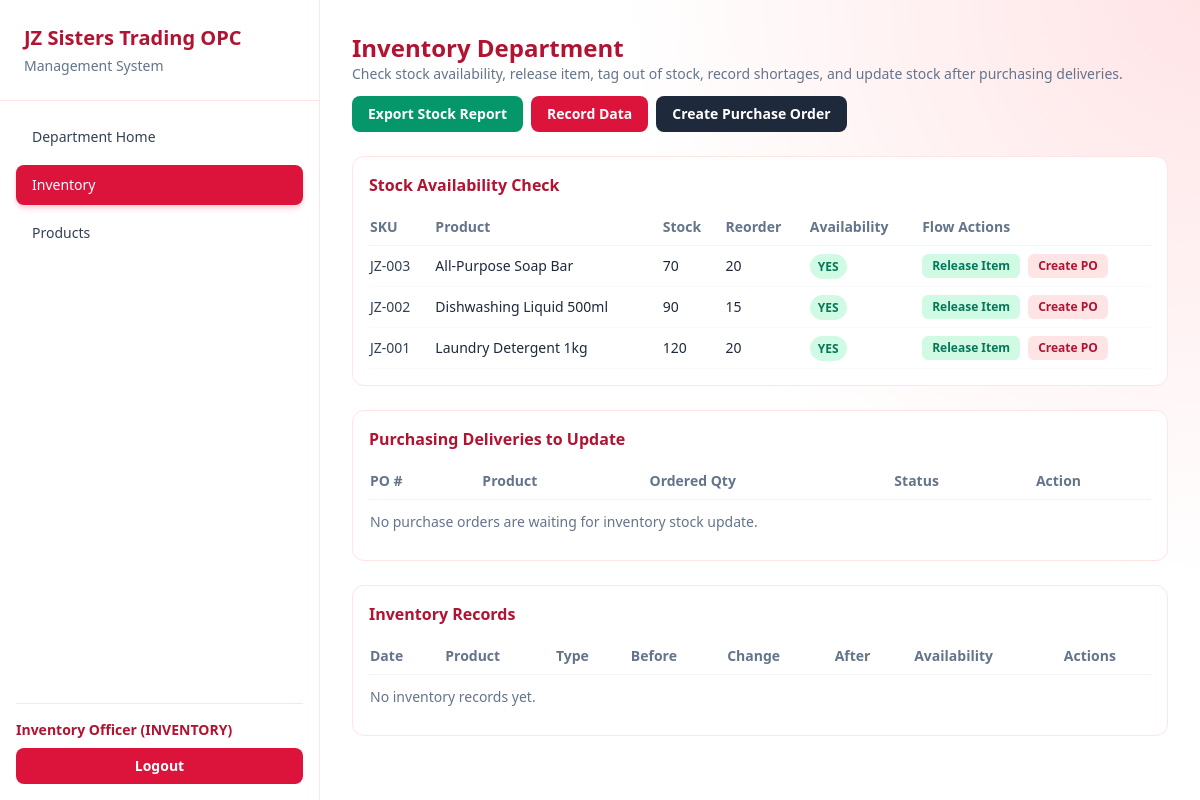
Page /department/inventory.php (signed in) on the committed database.
### tables this page shows
CREATE TABLE `products` (
  `id` int(11) NOT NULL,
  `sku` varchar(50) NOT NULL,
  `product_name` varchar(150) NOT NULL,
  `description` text DEFAULT NULL,
  `price` decimal(12,2) NOT NULL DEFAULT 0.00,
  `stock_qty` int(11) NOT NULL DEFAULT 0,
  `reorder_level` int(11) NOT NULL DEFAULT 10,
  `created_at` timestamp NOT NULL DEFAULT current_timestamp()
);

### includes/helpers.php (called while the page is built, shortened)
<?php
function e($value)
{
    return htmlspecialchars((string)$value, ENT_QUOTES, 'UTF-8');
}
function config($key = null, $default = null)
{
    $config = $GLOBALS['app_config'] ?? [];
    $segments = explode('.', (string)$key);
    $value = $config;
    foreach ($segments as $segment) {
        $value = $value[$segment];
    }
    return $value;
}
function app_base_url()
{
    $baseUrl = trim((string)config('app.base_url', '/client1'));
    return '/' . trim($baseUrl, '/');
}
function app_url($path = '')
{
    $path = ltrim((string)$path, '/');
    $baseUrl = app_base_url();
    return $baseUrl . '/' . $path;
}
function asset_url($path = '')
{
    $path = ltrim((string)$path, '/');
    return app_url('assets/' . $path);
}

### includes/auth.php (called while the page is built, shortened)
<?php
function current_user()
{
    return $_SESSION['user'] ?? null;
}

### department/inventory.php (the view, shortened to what this page needs)
<?php
require_once __DIR__ . '/../includes/bootstrap.php';
$activePage = 'inventory';
$products = $pdo->query('SELECT * FROM products ORDER BY product_name ASC')->fetchAll();
$incomingPurchaseOrders = $pdo->query("SELECT po.id, po.po_number, po.quantity, po.status, p.sku, p.product_name FROM purchase_orders po JOIN products p ON p.id = po.product_id WHERE po.status = 'SENT_TO_RECEIVING' ORDER BY po.id DESC")->fetchAll();
$records = $pdo->query('SELECT ir.*, p.product_name, p.sku, u.name AS created_by_name FROM inventory_records ir JOIN products p ON p.id = ir.product_id JOIN users u ON u.id = ir.created_by ORDER BY ir.id DESC LIMIT 100')->fetchAll();
include __DIR__ . '/../partials/header.php';
?>
<div class="space-y-6">
    <div class="flex flex-wrap items-center justify-between gap-3">
        <div>
            <h2 class="text-2xl font-bold text-brand-700">Inventory Department</h2>
            <p class="text-sm text-slate-500">Check stock availability, release item, tag out of stock, record shortages, and update stock after purchasing deliveries.</p>
        </div>
        <div class="flex flex-wrap gap-2">
            <a href="<?= e(app_url('department/inventory.php')); ?>?export=stock_report_csv" class="rounded-lg bg-emerald-600 px-4 py-2 text-sm font-semibold text-white hover:bg-emerald-700">Export Stock Report</a>
            <button data-modal-open="record-inventory-modal" class="rounded-lg bg-brand-600 px-4 py-2 text-sm font-semibold text-white hover:bg-brand-700">Record Data</button>
            <button data-modal-open="quick-po-modal" class="rounded-lg bg-slate-800 px-4 py-2 text-sm font-semibold text-white hover:bg-slate-900">Create Purchase Order</button>
        </div>
    </div>
    <section class="rounded-xl border border-brand-100 bg-white p-4 overflow-x-auto">
        <h3 class="text-base font-semibold text-brand-700 mb-3">Stock Availability Check</h3>
        <table class="min-w-full text-sm">
            <thead>
            <tr class="border-b border-slate-100 text-left text-slate-500">
                <th class="py-2 pr-3">SKU</th>
                <th class="py-2 pr-3">Product</th>
                <th class="py-2 pr-3">Stock</th>
                <th class="py-2 pr-3">Reorder</th>
                <th class="py-2 pr-3">Availability</th>
                <th class="py-2">Flow Actions</th>
            </tr>
            </thead>
            <tbody>
            <?php foreach ($products as $product): ?>
                <?php
                $isAvailable = (int)$product['stock_qty'] > 0;
                $availability = $isAvailable ? 'YES' : 'NO';
                ?>
                <tr class="border-b border-slate-50">
                    <td class="py-2 pr-3 font-medium text-slate-700"><?= e($product['sku']); ?></td>
                    <td class="py-2 pr-3"><?= e($product['product_name']); ?></td>
                    <td class="py-2 pr-3"><?= (int)$product['stock_qty']; ?></td>
                    <td class="py-2 pr-3"><?= (int)$product['reorder_level']; ?></td>
                    <td class="py-2 pr-3">
                        <span class="rounded-full px-2 py-1 text-xs font-semibold <?= $availability === 'YES' ? 'bg-emerald-100 text-emerald-700' : 'bg-rose-100 text-rose-700'; ?>"><?= $availability; ?></span>
                    </td>
                    <td class="py-2">
                        <div class="flex flex-wrap gap-2">
                            <?php if ($isAvailable): ?>
                                <button data-modal-open="release-item-<?= (int)$product['id']; ?>" class="rounded-md bg-emerald-100 px-2.5 py-1 text-xs font-semibold text-emerald-700">Release Item</button>
                            <?php else: ?>
                                <button data-modal-open="tag-out-<?= (int)$product['id']; ?>" class="rounded-md bg-rose-100 px-2.5 py-1 text-xs font-semibold text-rose-700">Tag as Out of Stock</button>
                            <?php endif; ?>
                            <button data-modal-open="quick-po-<?= (int)$product['id']; ?>" class="rounded-md bg-brand-100 px-2.5 py-1 text-xs font-semibold text-brand-700">Create PO</button>
                        </div>
                    </td>
                </tr>
            <?php endforeach; ?>
            </tbody>
        </table>
    </section>
    <section class="rounded-xl border border-brand-100 bg-white p-4 overflow-x-auto">
        <h3 class="text-base font-semibold text-brand-700 mb-3">Purchasing Deliveries to Update</h3>
        <table class="min-w-full text-sm">
            <thead>
            <tr class="border-b border-slate-100 text-left text-slate-500">
                <th class="py-2 pr-3">PO #</th>
                <th class="py-2 pr-3">Product</th>
                <th class="py-2 pr-3">Ordered Qty</th>
                <th class="py-2 pr-3">Status</th>
                <th class="py-2">Action</th>
            </tr>
            </thead>
            <tbody>
            <?php if (!$incomingPurchaseOrders): ?>
                <tr><td class="py-3 text-slate-500" colspan="5">No purchase orders are waiting for inventory stock update.</td></tr>
            <?php endif; ?>
            </tbody>
        </table>
    </section>
    <section class="rounded-xl border border-brand-100 bg-white p-4 overflow-x-auto">
        <h3 class="text-base font-semibold text-brand-700 mb-3">Inventory Records</h3>
        <table class="min-w-full text-sm">
            <thead>
            <tr class="border-b border-slate-100 text-left text-slate-500">
                <th class="py-2 pr-3">Date</th>
                <th class="py-2 pr-3">Product</th>
                <th class="py-2 pr-3">Type</th>
                <th class="py-2 pr-3">Before</th>
                <th class="py-2 pr-3">Change</th>
                <th class="py-2 pr-3">After</th>
                <th class="py-2 pr-3">Availability</th>
                <th class="py-2">Actions</th>
            </tr>
            </thead>
            <tbody>
            <?php if (!$records): ?>
                <tr><td class="py-3 text-slate-500" colspan="8">No inventory records yet.</td></tr>
            <?php endif; ?>
            </tbody>
        </table>
    </section>
</div>
<?php include __DIR__ . '/../partials/footer.php'; ?>

### partials/header.php (shortened to what this page needs)
<?php
$user = current_user();
?>
<!doctype html>
<html lang="en">
<head>
    <link rel="stylesheet" href="<?= e(asset_url('css/tailwind.css')); ?>">
</head>
<body class="page-bg min-h-screen text-slate-800">
<div class="flex min-h-screen">
    <?php if ($user): ?>
        <?php include __DIR__ . '/sidebar.php'; ?>
    <?php endif; ?>
    <main class="flex-1 p-4 pt-24 md:ml-72 md:pt-8 md:p-8 lg:ml-80">

### partials/sidebar.php (shortened to what this page needs)
<?php
$role = $user['role'] ?? '';
$displayName = $user['name'] ?? 'User';
$menu = [];
$roleMenus = [
    'INVENTORY' => [
        ['key' => 'department_home', 'label' => 'Department Home', 'path' => app_url('department/dashboard.php')],
        ['key' => 'inventory', 'label' => 'Inventory', 'path' => app_url('department/inventory.php')],
        ['key' => 'products', 'label' => 'Products', 'path' => app_url('department/products.php')],
    ],
    'PURCHASING' => [
        ['key' => 'department_home', 'label' => 'Department Home', 'path' => app_url('department/dashboard.php')],
        ['key' => 'purchasing', 'label' => 'Purchasing', 'path' => app_url('department/purchasing.php')],
    ],
    'ACCOUNTING' => [
        ['key' => 'department_home', 'label' => 'Department Home', 'path' => app_url('department/dashboard.php')],
        ['key' => 'accounting', 'label' => 'Accounting', 'path' => app_url('department/accounting.php')],
    ],
    'CASHIER' => [
        ['key' => 'department_home', 'label' => 'Department Home', 'path' => app_url('department/dashboard.php')],
        ['key' => 'cashier_dashboard', 'label' => 'Cashier Dashboard', 'path' => app_url('cashier/dashboard.php')],
        ['key' => 'browse_products', 'label' => 'Browse Products', 'path' => app_url('cashier/products.php')],
        ['key' => 'sales_orders', 'label' => 'Sales Orders', 'path' => app_url('cashier/orders.php')],
        ['key' => 'payments', 'label' => 'Payments', 'path' => app_url('cashier/payments.php')],
    ],
];
if (isset($roleMenus[$role])) {
    $menu = $roleMenus[$role];
}
?>
<aside class="hidden md:fixed md:inset-y-0 md:left-0 md:z-30 md:flex md:w-72 lg:w-80 flex-col border-r border-brand-100 bg-white/95 backdrop-blur">
    <div class="border-b border-brand-100 p-6">
        <h1 class="text-xl font-bold text-brand-700">JZ Sisters Trading OPC</h1>
        <p class="mt-1 text-sm text-slate-500">Management System</p>
    </div>
    <div class="flex flex-1 flex-col p-4">
        <div class="space-y-2">
            <?php foreach ($menu as $item): ?>
                <a href="<?= e($item['path']); ?>"
                   class="block rounded-lg px-4 py-2.5 text-sm font-medium transition <?= $activePage === $item['key'] ? 'bg-brand-600 text-white shadow-md shadow-brand-200' : 'text-slate-700 hover:bg-brand-50 hover:text-brand-700'; ?>">
                    <?= e($item['label']); ?>
                </a>
            <?php endforeach; ?>
        </div>
        <div class="mt-auto border-t border-brand-100 pt-4">
            <p class="text-sm font-semibold text-brand-700"><?= e($displayName); ?> (<?= e($role); ?>)</p>
            <a href="<?= e(app_url('logout.php')); ?>" class="mt-2 block rounded-lg bg-brand-600 px-4 py-2 text-center text-sm font-semibold text-white hover:bg-brand-700">Logout</a>
        </div>
    </div>
</aside>

### partials/footer.php (shortened to what this page needs)
    </main>
</div>
</body>
</html>

### partials/header.php (style rules this page uses)
.page-bg { background: radial-gradient(circle at top right, #ffe4e6 0%, #ffffff 40%, #ffffff 100%); }

### rows in the picture
products: sku "JZ-003", product_name "All-Purpose Soap Bar", stock_qty "70", reorder_level "20", stock_qty "YES"
products: sku "JZ-002", product_name "Dishwashing Liquid 500ml", stock_qty "90", reorder_level "15", stock_qty "YES"
products: sku "JZ-001", product_name "Laundry Detergent 1kg", stock_qty "120", reorder_level "20", stock_qty "YES"

### other values in the picture
$item['label'] "Department Home"
$item['label'] "Inventory"
$item['label'] "Products"
$displayName "Inventory Officer"
$role "INVENTORY"
